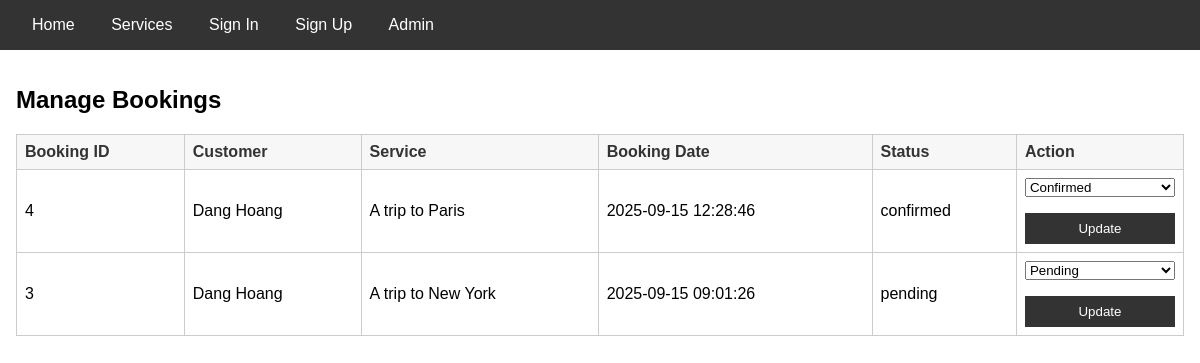
/admin/bookings (signed in), run on an earlier commit of the app's database.
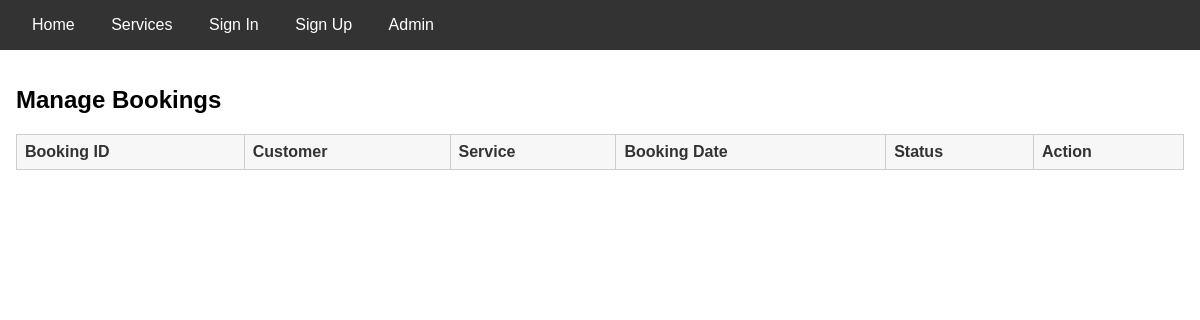
And on a later commit of the database.
### tables this page shows
CREATE TABLE bookings (
    booking_id INTEGER PRIMARY KEY AUTOINCREMENT,
    customer_id INT NOT NULL,             -- Giữ nguyên
    service_id INT NOT NULL,              -- Giữ nguyên
    booking_date TIMESTAMP DEFAULT CURRENT_TIMESTAMP, -- Giữ nguyên
    travel_date DATE NOT NULL,            -- Giữ nguyên
    num_travelers INT DEFAULT 1,          -- Giữ nguyên
    status TEXT CHECK(status IN ('pending','confirmed','canceled')) DEFAULT 'pending',
    total_amount NUMERIC not null,                 -- Giữ nguyên
    FOREIGN KEY (customer_id) REFERENCES customers(customer_id) ON DELETE CASCADE,
    FOREIGN KEY (service_id) REFERENCES travel_services(service_id) ON DELETE CASCADE
);

CREATE TABLE customers (
    customer_id INTEGER PRIMARY KEY AUTOINCREMENT,
    full_name TEXT NOT NULL,              -- Đã đổi
    email TEXT UNIQUE NOT NULL,           -- Đã đổi
    password_hash TEXT NOT NULL,          -- Đã đổi
    phone TEXT,                           -- Đã đổi
    address TEXT
, verified INTEGER DEFAULT 0, verification_code TEXT DEFAULT '', code_expiry DATETIME DEFAULT NULL);

CREATE TABLE travel_services (
    service_id INTEGER PRIMARY KEY AUTOINCREMENT,
    price NUMERIC NOT NULL,              
    rating NUMERIC,                      
    destination TEXT,                    
    flight TEXT,        -- Thông tin chuyến bay, NULL nếu không phải flight
    hotel TEXT,         -- Thông tin khách sạn, NULL nếu không phải hotel
    tour TEXT,          -- Thông tin tour, NULL nếu không phải tour
    max_travelers INT, 
    title TEXT NOT NULL,                  
    description TEXT,
    start_date DATE,                      
    end_date DATE,                        
    created_at TIMESTAMP DEFAULT CURRENT_TIMESTAMP
);

### admin/routes.py (the view)
@admin_bp.route('/bookings')
@login_required
def manage_bookings():
    conn = get_db_connection()
    bookings = conn.execute("""SELECT b.*, c.full_name, s.title FROM bookings b
                             JOIN customers c ON b.customer_id = c.customer_id
                             JOIN travel_services s ON b.service_id = s.service_id
                             ORDER BY b.booking_date DESC""").fetchall()
    conn.close()
    return render_template('bookings.html', bookings=bookings)

### admin/routes.py (called while the page is built)
def login_required(f):
    @wraps(f)
    def decorated_function(*args, **kwargs):
        if 'admin_id' not in session:
            return redirect(url_for('admin.login', next=request.url))
        return f(*args, **kwargs)
    return decorated_function

### database.py (called while the page is built)
def get_db_connection():
    conn = sqlite3.connect('travel.db')
    conn.row_factory = sqlite3.Row
    return conn

### templates/admin/bookings.html (shortened to what this page needs)
{% extends 'base.html' %}
{% block content %}
    <h2>Manage Bookings</h2>
    <table>
        <thead>
            <tr>
                <th>Booking ID</th>
                <th>Customer</th>
                <th>Service</th>
                <th>Booking Date</th>
                <th>Status</th>
                <th>Action</th>
            </tr>
        </thead>
        <tbody>
            {% for booking in bookings %}
                <tr>
                    <td>{{ booking['booking_id'] }}</td>
                    <td>{{ booking['full_name'] }}</td>
                    <td>{{ booking['title'] }}</td>
                    <td>{{ booking['booking_date'] }}</td>
                    <td>{{ booking['status'] }}</td>
                    <td>
                        <form action="{{ url_for('admin.update_booking_status', booking_id=booking['booking_id']) }}" method="post">
                            <select name="status">
                                <option value="pending" {% if booking['status'] == 'pending' %}selected{% endif %}>Pending</option>
                                <option value="confirmed" {% if booking['status'] == 'confirmed' %}selected{% endif %}>Confirmed</option>
                            </select>
                            <button type="submit">Update</button>
                        </form>
                    </td>
                </tr>
            {% endfor %}
        </tbody>
    </table>
{% endblock %}

### templates/base.html (shortened to what this page needs)
<!DOCTYPE html>
<html lang="en">
<head>
    <link rel="stylesheet" href="{{ url_for('static', filename='css/style.css') }}">
</head>
<body>
    <header>
        <nav>
            <a href="{{ url_for('index') }}">Home</a>
            <a href="{{ url_for('services.index') }}">Services</a>
            {% if session['customer_name'] %}
                <a href="{{ url_for('profile.index') }}">Hi, {{ session['customer_name'] }}</a>
                <a href="{{ url_for('booking.history') }}">My Bookings</a>
                <a href="{{ url_for('auth.logout') }}">Logout</a>
            {% else %}
                <a href="{{ url_for('auth.signin') }}">Sign In</a>
                <a href="{{ url_for('auth.signup') }}">Sign Up</a>
            {% endif %}
            <a href="{{ url_for('admin.login') }}">Admin</a>
        </nav>
    </header>
    <main>
        {% block content %}{% endblock %}
    </main>
</body>
</html>

### static/css/style.css (style rules this page uses)
body { font-family: sans-serif; margin: 0; }
header { background-color: #333; color: white; padding: 1rem; }
nav a { color: white; margin: 0 1rem; text-decoration: none; }
main { padding: 1rem; }
table { width: 100%; border-collapse: collapse; }
th, td { border: 1px solid #cccccc; padding: 0.5rem; text-align: left; }
thead th { background: #f7f7f7; color: #333333; }

What changed in the data, as far as the page shows it:
removed bookings: booking_id "4", full_name "Dang Hoang", title "A trip to Paris", booking_date "2025-09-15 12:28:46", status "confirmed", status "Confirmed"
removed bookings: booking_id "3", full_name "Dang Hoang", title "A trip to New York", booking_date "2025-09-15 09:01:26", status "pending", status "Pending"
